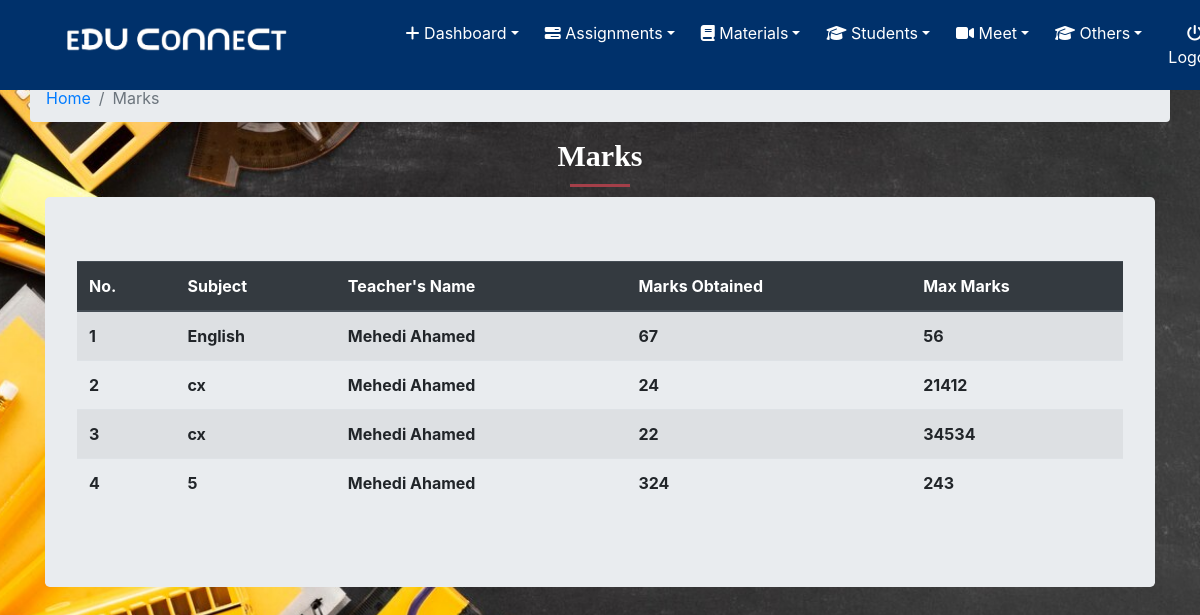
The page /classroom/student/2/all_marks (signed in) on the database as committed earlier.
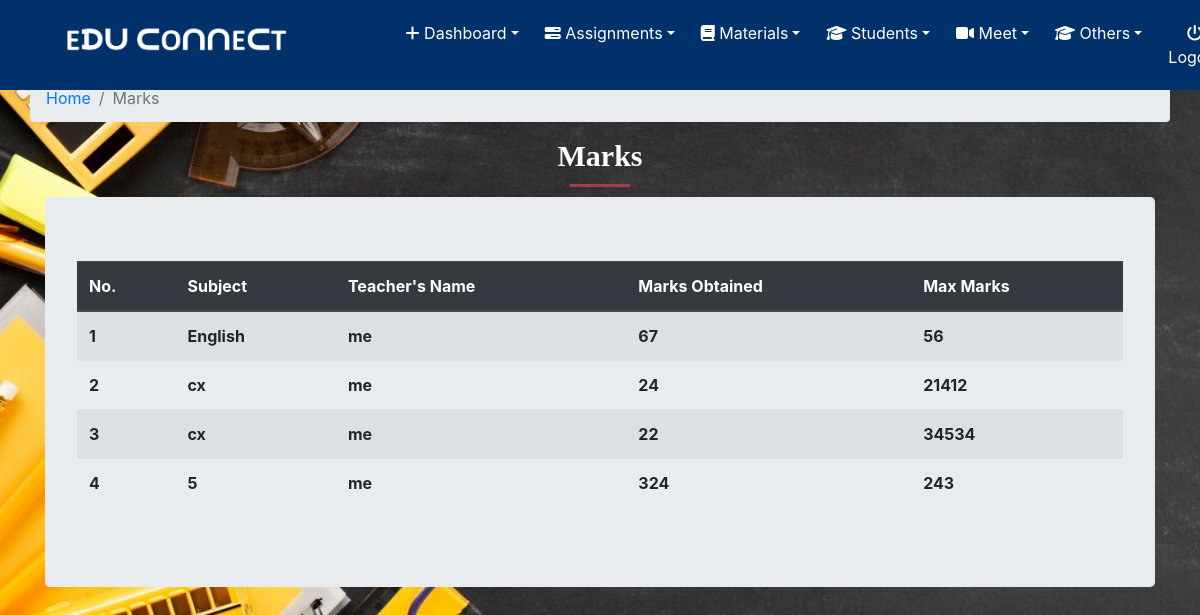
The same page on the database as committed later.
### classroom/models.py (models this page shows, shortened)
class StudentMarks(models.Model):
    teacher = models.ForeignKey(Teacher, related_name='given_marks', on_delete=models.CASCADE)
    student = models.ForeignKey(Student, related_name="marks", on_delete=models.CASCADE)
    subject_name = models.CharField(max_length=250)
    marks_obtained = models.IntegerField()
    maximum_marks = models.IntegerField()

class Teacher(models.Model):
    user = models.OneToOneField(User, on_delete=models.CASCADE, primary_key=True, related_name='Teacher')
    name = models.CharField(max_length=250)
    subject_name = models.CharField(max_length=250)
    email = models.EmailField(max_length=254)
    phone = models.IntegerField()
    teacher_profile_pic = models.ImageField(upload_to="classroom/teacher_profile_pic", blank=True)
    class_students = models.ManyToManyField(Student, through="StudentsInClass")
    created_classrooms = models.ManyToManyField(Classroom, related_name='teachers_created', blank=True)

### classroom/views.py (the view)
class StudentAllMarksList(LoginRequiredMixin,DetailView):
    model = models.Student
    template_name = "classroom/student_allmarks_list.html"
    context_object_name = "student"

### template/classroom/student_allmarks_list.html
{% extends "classroom/base.html" %}
{% block content %}
<div class="container ">
		<div class="row">
            <ol class="col-12 breadcrumb">
                <li class="breadcrumb-item"><a href="{% url 'home' %}">Home</a></li>
                <li class="breadcrumb-item active">Marks</li>
            </ol>
        </div>
       <div class="section-heading">
            <h2 style="font-size: 30px;  font-family: 'Comic Sans MS', cursive;">Marks</h2>
            <div class="line-dec"></div>
          </div>
<div class="jumbotron">
  {% if student.marks.count == 0  %}
  <h2 class="text-dark text-center">No marks are published yet!</h2>
  {% else %}
   <div class="row row-content">
            <div class="col-12 col-sm-12">
 <div class="table-responsive">
                    <table class="table table-striped">
    <thead class="thead-dark">
      <tr>
        <th scope="col">No.</th>
        <th scope="col">Subject</th>
        <th scope="col">Teacher's Name</th>
        <th scope="col">Marks Obtained</th>
        <th scope="col">Max Marks</th>
      </tr>
    </thead>
    <tbody>
      {% for object in student.marks.all %}
      <tr>
        <th scope="row">{{ forloop.counter }}</th>
        <th>{{ object.subject_name }}</th>
        <th>{{ object.teacher.name }}</th>
        <th>{{ object.marks_obtained }}</th>
        <th>{{ object.maximum_marks }}</th>
      </tr>
      {% endfor %}
    </tbody>
  </table>
  {% endif %}
</div>
</div>
</div>
</div>
</div>
{% endblock %}

Rows that differ between the two databases and show on the page:
changed through a linked row, StudentMarks "English": teacher.name "Mehedi Ahamed" → "me"
changed through a linked row, StudentMarks (number 2 of 4 on the later page): teacher.name "Mehedi Ahamed" → "me"
changed through a linked row, StudentMarks (number 3 of 4 on the later page): teacher.name "Mehedi Ahamed" → "me"
changed through a linked row, StudentMarks (number 4 of 4 on the later page): teacher.name "Mehedi Ahamed" → "me"
